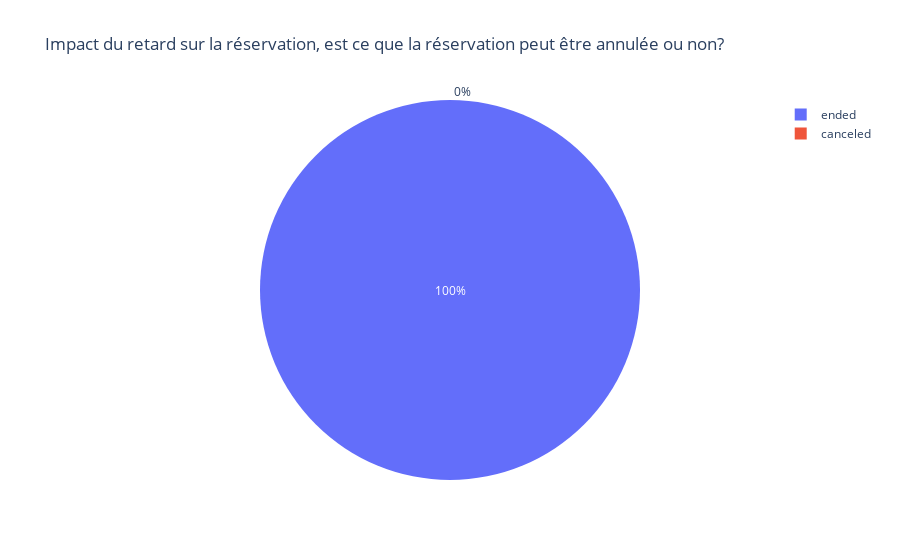

The cell this chart's notebook holds for it:
### Code cell
fig = px.pie(data, values='delay', names='state', title='Impact du retard sur la réservation, est ce que la réservation peut être annulée ou non?')
fig.show()
print("nous constatons que le retard n'est pas un motif d'annulation de la réservation.")

### Figure 1 — Plotly figure (JSON) as saved in the notebook; plotly's stock layout.template omitted (floating-point values rounded to 4 significant figures; data arrays with more than 128 entries replaced by an {"elided": "..."} marker saying what was removed)
{"data": [{"domain": {"x": [0, 1], "y": [0, 1]}, "hovertemplate": "state=%{label}<br>delay=%{value}<extra></extra>", "labels": {"elided": "21310 str values"}, "legendgroup": "", "name": "", "showlegend": true, "type": "pie", "values": {"elided": "21310 int values"}}], "layout": {"legend": {"tracegroupgap": 0}, "title": {"text": "Impact du retard sur la réservation, est ce que la réservation peut être annulée ou non?"}}}
